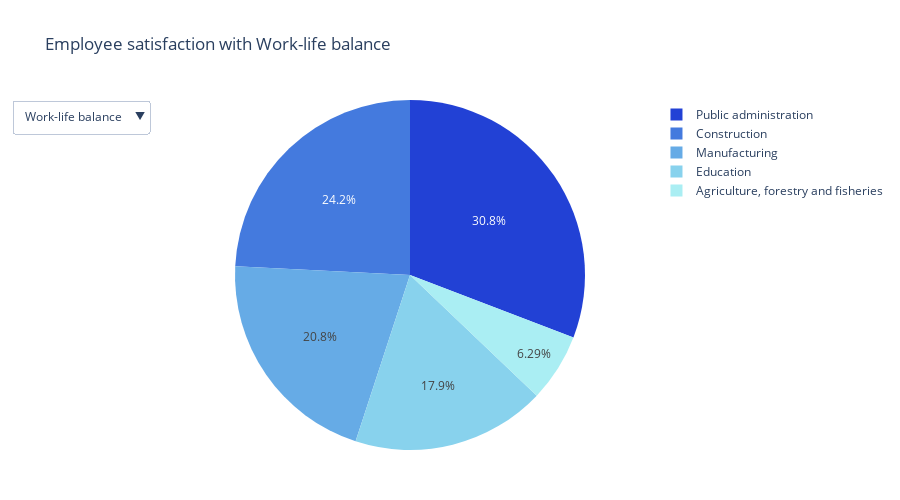

This figure's notebook cell:
### Markdown cell above
Sed ut perspiciatis unde omnis iste natus error sit voluptatem accusantium doloremque laudantium, totam rem aperiam, eaque ipsa quae ab illo inventore veritatis et quasi architecto beatae vitae dicta sunt explicabo. Nemo enim ipsam voluptatem quia voluptas sit aspernatur aut odit aut fugit, sed quia consequuntur magni dolores eos qui ratione voluptatem sequi nesciunt.

### Code cell
import plotly.graph_objects as go
import pandas as pd
import numpy as np
import plotly.colors as colors

# Set a random seed for reproducibility
np.random.seed(42)

# Create a new DataFrame for random data
df5 = df3[df3['Bedrijfstak'].isin(df3['Bedrijfstak'].unique()[:5])].copy()

# Define new variables and add random data for each one
new_variables = ["Work-life balance", "Job security", "Company culture"]
for var in new_variables:
    df5[var] = np.random.randint(6, 100, df5.shape[0])  # generate random integers from 6 to 100

# Initialize an empty figure
fig5 = go.Figure()

# Add a pie chart for each variable
for var in new_variables:
    fig5.add_trace(go.Pie(
        labels=df5["Bedrijfstak"],
        values=df5[var],
        name=var,
        hovertemplate=f'{var}: <b>%{{value}}% (very) satisfied</b><extra></extra>',
    ))

# Only display the first pie chart initially
for i in range(1, len(fig5.data)):
    fig5.data[i].visible = False

# Create a dropdown menu
dropdown = [{"label": var, "method": "update",
             "args": [{"visible": [j == i for j in range(len(new_variables))]},
                      {"title": f"Employee satisfaction with {var}"}]}
            for i, var in enumerate(new_variables)]


# Define a custom color scale
custom_colorscale = [
    '#2241D5',
    '#447ADE',
    '#66ABE6',
    '#88D2ED',
    '#AAEEF3'
]

# Customize the plot layout
fig5.update_layout(
    updatemenus=[
        go.layout.Updatemenu(
            buttons=dropdown,
            direction="down",
            showactive=True
        ),
    ],
    title="Employee satisfaction with Work-life balance",
    title_x=0.05,  # move the title to the left
    colorway=custom_colorscale,  # set the blue color scale
    height=500,  # set the height of the plot
    margin=dict(l=50, r=50, t=100, b=50),  # adjust the margins for proper spacing
    xaxis=dict(domain=[0, 0.45]),  # adjust the x-axis position
    yaxis=dict(domain=[0.2, 1.0])  # adjust the y-axis position
)

# Show the plot
fig5.show()

### Figure 1 — Plotly figure (JSON) as saved in the notebook; plotly's stock layout.template omitted (floating-point values rounded to 4 significant figures)
{"data": [{"hovertemplate": "Work-life balance: <b>%{value}% (very) satisfied</b><extra></extra>", "labels": ["Education", "Public administration", "Agriculture, forestry and fisheries", "Construction", "Manufacturing"], "name": "Work-life balance", "type": "pie", "values": [57, 98, 20, 77, 66]}, {"hovertemplate": "Job security: <b>%{value}% (very) satisfied</b><extra></extra>", "labels": ["Education", "Public administration", "Agriculture, forestry and fisheries", "Construction", "Manufacturing"], "name": "Job security", "type": "pie", "values": [26, 88, 92, 80, 80], "visible": false}, {"hovertemplate": "Company culture: <b>%{value}% (very) satisfied</b><extra></extra>", "labels": ["Education", "Public administration", "Agriculture, forestry and fisheries", "Construction", "Manufacturing"], "name": "Company culture", "type": "pie", "values": [93, 29, 8, 27, 58], "visible": false}], "layout": {"colorway": ["#2241D5", "#447ADE", "#66ABE6", "#88D2ED", "#AAEEF3"], "height": 500, "margin": {"b": 50, "l": 50, "r": 50, "t": 100}, "title": {"text": "Employee satisfaction with Work-life balance", "x": 0.05}, "updatemenus": [{"buttons": [{"args": [{"visible": [true, false, false]}, {"title": "Employee satisfaction with Work-life balance"}], "label": "Work-life balance", "method": "update"}, {"args": [{"visible": [false, true, false]}, {"title": "Employee satisfaction with Job security"}], "label": "Job security", "method": "update"}, {"args": [{"visible": [false, false, true]}, {"title": "Employee satisfaction with Company culture"}], "label": "Company culture", "method": "update"}], "direction": "down", "showactive": true}], "xaxis": {"domain": [0, 0.45]}, "yaxis": {"domain": [0.2, 1]}}}
